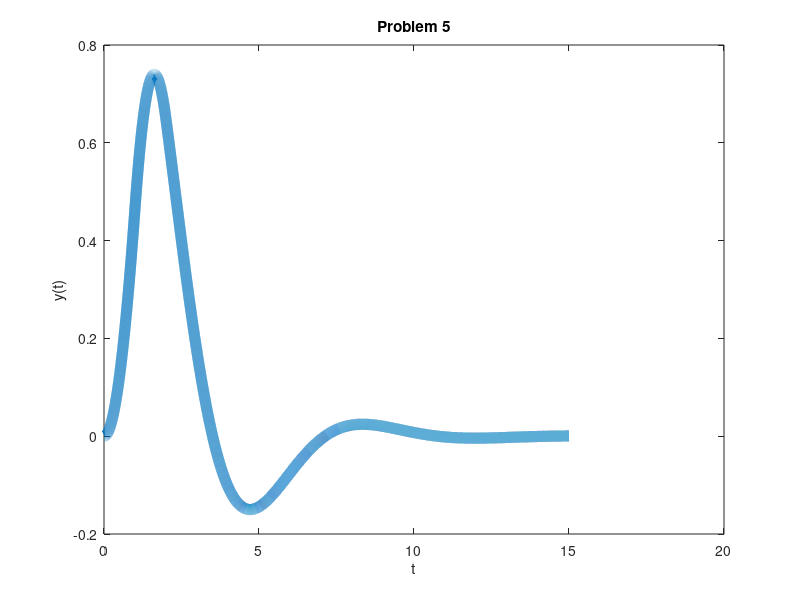

This figure's MATLAB source: (Note: this script raises an error after producing the figure.)
%% Wesley Schumacher
% ME ID:627-566
% MCEN 4043 System Dynamics
% Fall 2020
% HW2

%% House-keeping Runner function
clc; close all;

DT = 0.001;
t1 = 0:DT:1;
t2 = 1 + DT:DT:2;
t3 = 2 + DT:DT:15;
t = [t1 t2 t3];

y1 = t1 - (2 / sqrt(3)) * exp((1/2)* -t1) .* sin((sqrt(3)/2) * t1);
y2 = (t2 - (2 / sqrt(3)) * exp((1/2)* -t2) .* sin((sqrt(3)/2) .* t2) - 2 * ((t2-1) - (2 / sqrt(3) * exp((-1/2) * (t2-1))) .* sin((sqrt(3)/2) .* (t2-1))));
y3 = (t3 - (2 / sqrt(3)) * exp((-1/2)* t3) .* sin((sqrt(3)/2) .* t3)) - 2 * ((t3-1) - (2 / sqrt(3) * exp((-1/2)* (t3-1))) .* sin((sqrt(3)/2) * (t3-1))) + ((t3-2) -(2/sqrt(3)) * exp(( -1/2) * (t3-2)) .* sin((sqrt(3)/2) * (t3-2)));


y = [y1 y2 y3];
plot(t,y, 'linewidth',8);
xlabel("t")
ylabel("y(t)")
title("Problem 5")


hold on
plot(out.tout, out.HW2, 'k', 'linewidth',4 )
plot(t1,y1, 'r', 'linewidth',4);
plot(t2,y2, 'g', 'linewidth',4);
plot(t3,y3, 'b', 'linewidth',4);

legend("input x(t)","simulation", "Theory(Segment 1)", "Theory(Segment 2)", "Theory(Segment 3)")
xlim([0,15]);
